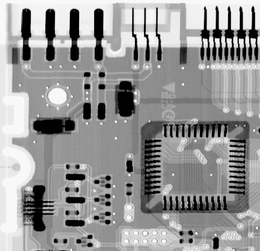
%> input picture 数字图像处理/matlab_15331369_杨育培_hw4/matlab_15331369_杨育培_hw4/hw4_input/task_2.png, 260 x 251 px, shrunk from 464 x 448 before the run
$ octave --eval "equalize_hist('../hw4_input/task_2.png');"   (GNU Octave 9; MATLAB toolbox functions it lacks are replaced by stand-ins)
%> lines starting %> are read from the running program, lines starting %| are printed output that depends on the picture
function equalize_hist(I)
%> called with I = '../hw4_input/task_2.png'
if isstr(I)
    img = imread(I);
%> img is the input picture: size 251x260x3 uint8; min 0, max 255, mean 151
end
figure
subplot(221)
imshow(img)
axis on
title(['原图像']);
[M,N,D] = size(img);
%> M = 251; N = 260; D = 3
new = zeros(M,N); %%创建新图像
temp1 = img(:,:,1);

%统计像素灰度
rNumPixel = zeros(1,256);%用长度为256的一维数组统计各灰度值的数目
for i = 1:M
    for j = 1: N
        rNumPixel(temp1(i,j) + 1) = rNumPixel(temp1(i,j) + 1) + 1;
    end
end
%> after the loop, rNumPixel = 256 values, max 2863 at index 1, min 0 at index 256, mean 254.9
%计算PDA
PDA = zeros(1,256);
for i = 1:256
    PDA(i) = rNumPixel(i) / (M * N * 1.0);
end
%> after the loop, PDA = 256 values, max 0.0439 at index 1, min 0 at index 256, mean 0.00391
%计算CDA
CDA = zeros(1,256);
for i = 1:256
    if i == 1
        CDA(i) = PDA(i);
    else
        CDA(i) = CDA(i - 1) + PDA(i);
    end
end
%> after the loop, CDA = 256 values from 0.0439 to 1
%将CDA乘上最大灰度255并且向上取整
CDA = uint8(255 .* CDA + 0.5);
%> CDA = 256 values from 12 to 255
%将原图像各个位置灰度值映射到新值
for i = 1:M
    for j = 1: N
        new(i,j) = CDA(temp1(i,j)+1);
    end
end
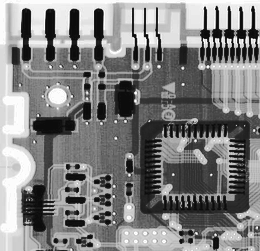
%> new: size 251x260 double; min 12, max 255, mean 129.3
new = uint8(new);
%> new: size 251x260 uint8
r = new;

temp2 = img(:,:,2);

%统计像素灰度
gNumPixel = zeros(1,256);%用长度为256的一维数组统计各灰度值的数目
for i = 1:M
    for j = 1: N
        gNumPixel(temp2(i,j) + 1) = gNumPixel(temp2(i,j) + 1) + 1;
    end
end
%> after the loop, gNumPixel has the same summary as rNumPixel
%计算PDA
PDA = zeros(1,256);
for i = 1:256
    PDA(i) = gNumPixel(i) / (M * N * 1.0);
end
%计算CDA
CDA = zeros(1,256);
for i = 1:256
    if i == 1
        CDA(i) = PDA(i);
    else
        CDA(i) = CDA(i - 1) + PDA(i);
    end
end
%> after the loop, CDA = 256 values from 0.0439 to 1
%将CDA乘上最大灰度255并且向上取整
CDA = uint8(255 .* CDA + 0.5);
%> CDA = 256 values from 12 to 255
%将原图像各个位置灰度值映射到新值
for i = 1:M
    for j = 1: N
        new(i,j) = CDA(temp2(i,j)+1);
    end
end
new = uint8(new);
g = new;

temp3 = img(:,:,3);

%统计像素灰度
bNumPixel = zeros(1,256);%用长度为256的一维数组统计各灰度值的数目
for i = 1:M
    for j = 1: N
        bNumPixel(temp3(i,j) + 1) = bNumPixel(temp3(i,j) + 1) + 1;
    end
end
%> after the loop, bNumPixel has the same summary as rNumPixel
%计算PDA
PDA = zeros(1,256);
for i = 1:256
    PDA(i) = bNumPixel(i) / (M * N * 1.0);
end
%计算CDA
CDA = zeros(1,256);
for i = 1:256
    if i == 1
        CDA(i) = PDA(i);
    else
        CDA(i) = CDA(i - 1) + PDA(i);
    end
end
%> after the loop, CDA = 256 values from 0.0439 to 1
%将CDA乘上最大灰度255并且向上取整
CDA = uint8(255 .* CDA + 0.5);
%> CDA = 256 values from 12 to 255
%将原图像各个位置灰度值映射到新值
for i = 1:M
    for j = 1: N
        new(i,j) = CDA(temp3(i,j)+1);
    end
end
new = uint8(new);
b = new;

output1 = cat(3,r,g,b);
subplot(222)
imshow(output1)
axis on
title(['均衡化图像']);

averageNumPixel = zeros(1,256);
for i = 1:256
    averageNumPixel(i) = (rNumPixel(i) + gNumPixel(i) + bNumPixel(i))/3;
end
%> after the loop, averageNumPixel has the same summary as rNumPixel
%计算PDA
PDA = zeros(1,256);
for i = 1:256
    PDA(i) = averageNumPixel(i) / (M * N * 1.0);
end
%计算CDA
CDA = zeros(1,256);
for i = 1:256
    if i == 1
        CDA(i) = PDA(i);
    else
        CDA(i) = CDA(i - 1) + PDA(i);
    end
end
%> after the loop, CDA = 256 values from 0.0439 to 1
%将CDA乘上最大灰度255并且向上取整
CDA = uint8(255 .* CDA + 0.5);
%> CDA = 256 values from 12 to 255
%将原图像各个位置灰度值映射到新值
for i = 1:M
    for j = 1:N
        new1(i,j) = CDA(temp1(i,j)+1);
    end
end
new1 = uint8(new1);
for i = 1:M
    for j = 1:N
        new2(i,j) = CDA(temp2(i,j)+1);
    end
end
new2 = uint8(new2);
for i = 1:M
    for j = 1:N
        new3(i,j) = CDA(temp3(i,j)+1);
    end
end
new3 = uint8(new3);
output2 = cat(3,new1,new2,new3);
figure
imshow(output2)

%提取单通道分量
img=double(img);
%> img: size 251x260x3 double
r=img(:,:,1);
g=img(:,:,2);
b=img(:,:,3);
%实现转换
angle=acos(0.5*((r-g)+(r-b))./(sqrt((r-g).^2+(r-b).*(g-b))));
%> angle: size 251x260 double; every value is NaN or infinite
if (b>g)
    H = 2*pi-angle;
else
    H = angle;
end
H=H/(2*pi);
S=1-3.*(min(min(r,g),b))./(r+g+b);
%> S: size 251x260 double; 4.39% of the values are NaN or infinite; the others: min 0, max 0, mean 0
H(S==0)=0;
I=(r+g+b)/3;
I=uint8(I);
%统计像素灰度
INumPixel = zeros(1,256);%用长度为256的一维数组统计各灰度值的数目
for i = 1:M
    for j = 1: N
        INumPixel(I(i,j) + 1) = INumPixel(I(i,j) + 1) + 1;
    end
end
%> after the loop, INumPixel has the same summary as rNumPixel
%计算PDA
PDA = zeros(1,256);
for i = 1:256
    PDA(i) = INumPixel(i) / (M * N * 1.0);
end
%计算CDA
CDA = zeros(1,256);
for i = 1:256
    if i == 1
        CDA(i) = PDA(i);
    else
        CDA(i) = CDA(i - 1) + PDA(i);
    end
end
%> after the loop, CDA = 256 values from 0.0439 to 1
%将CDA乘上最大灰度255并且向上取整
CDA = uint8(255 .* CDA + 0.5);
%> CDA = 256 values from 12 to 255
%将原图像各个位置灰度值映射到新值
for i = 1:M
    for j = 1: N
        Inew(i,j) = CDA(I(i,j)+1);
    end
end

I=Inew;
H=H*2*pi;
I=double(I);
S=double(S);
H=double(H);
[m,n]=size(H);
%> m = 251; n = 260
%转换
for i = 1:m
    for j = 1:n
        if (0<=H(i,j))&(H(i,j)<2*pi/3)
            B(i,j)=I(i,j).*(1-S(i,j));
            R(i,j)=I(i,j).*(1+S(i,j).*cos(H(i,j))./cos(pi/3-H(i,j)));
            G(i,j)=3*I(i,j)-(R(i,j)+B(i,j));
        end
        if (2*pi/3<=H(i,j))&(H(i,j)<4*pi/3)
            H(i,j)=H(i,j)-2*pi/3;
            R(i,j)=I(i,j).*(1-S(i,j));
            G(i,j)=I(i,j).*(1+S(i,j).*cos(H(i,j)-2*pi/3)./cos(pi-H(i,j)));
            B(i,j)=3*I(i,j)-(R(i,j)+G(i,j));
        end
        if (4*pi/3<=H(i,j))& (H(i,j)<2*pi)
            H(i,j)=H(i,j)-4*pi/3;
            G(i,j)=I(i,j).*(1-S(i,j));
            B(i,j)=I(i,j).*(1+S(i,j).*cos(H(i,j)-4*pi/3)./cos(5*pi/3-H(i,j)));
            R(i,j)=3*I(i,j)-(G(i,j)+B(i,j));
        end
    end
end

output3=cat(3,R,G,B);
output3=uint8(output3);
%> output3: size 251x260x3 uint8
figure
imshow(output3)
